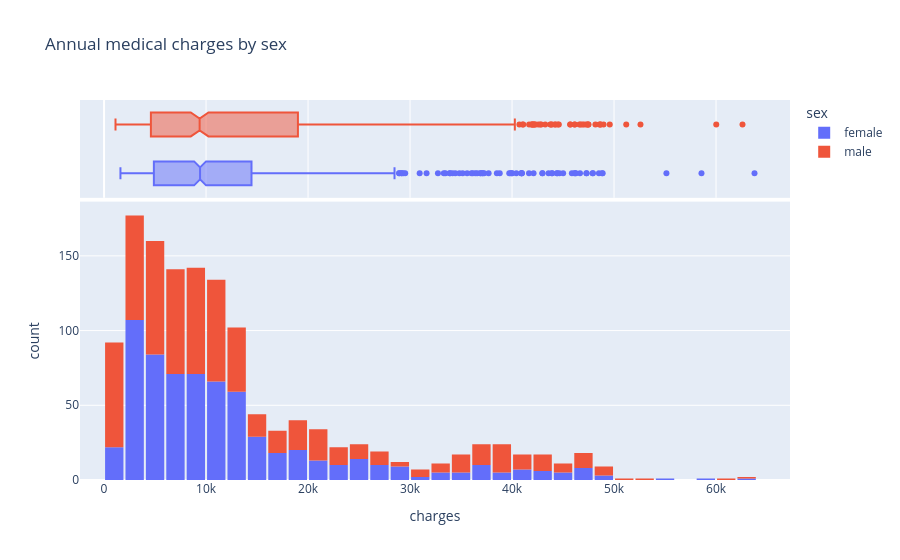

Source (notebook cell):
### Markdown cell above
We can make the following observations from the above graph:

* For most customers, the annual medical charges are under \\$10,000. Only a small fraction of customer have higher medical expenses, possibly due to accidents, major illnesses and genetic diseases. The distribution follows a "power law"
* There is a significant difference in medical expenses between smokers and non-smokers. While the median for non-smokers is \\$7300, the median for smokers is close to \\$35,000.


> **EXERCISE**: Visualize the distribution of medical charges in connection with other factors like "sex" and "region". What do you observe?

### Code cell
fig = px.histogram(medical_df,
                   x='charges',
                   marginal='box',
                   color='sex',
                   title='Annual medical charges by sex')
fig.update_layout(bargap=0.1)
fig.show()

### Figure 1 — Plotly figure (JSON) as saved in the notebook; plotly's stock layout.template omitted (floating-point values rounded to 4 significant figures; data arrays with more than 128 entries replaced by an {"elided": "..."} marker saying what was removed)
{"data": [{"bingroup": "x", "hovertemplate": "sex=female<br>charges=%{x}<br>count=%{y}<extra></extra>", "legendgroup": "female", "marker": {"color": "#636efa", "pattern": {"shape": ""}}, "name": "female", "orientation": "v", "showlegend": true, "type": "histogram", "x": {"elided": "662 float values"}, "xaxis": "x", "yaxis": "y"}, {"hovertemplate": "sex=female<br>charges=%{x}<extra></extra>", "legendgroup": "female", "marker": {"color": "#636efa"}, "name": "female", "notched": true, "showlegend": false, "type": "box", "x": {"elided": "662 float values"}, "xaxis": "x2", "yaxis": "y2"}, {"bingroup": "x", "hovertemplate": "sex=male<br>charges=%{x}<br>count=%{y}<extra></extra>", "legendgroup": "male", "marker": {"color": "#EF553B", "pattern": {"shape": ""}}, "name": "male", "orientation": "v", "showlegend": true, "type": "histogram", "x": {"elided": "676 float values"}, "xaxis": "x", "yaxis": "y"}, {"hovertemplate": "sex=male<br>charges=%{x}<extra></extra>", "legendgroup": "male", "marker": {"color": "#EF553B"}, "name": "male", "notched": true, "showlegend": false, "type": "box", "x": {"elided": "676 float values"}, "xaxis": "x2", "yaxis": "y2"}], "layout": {"bargap": 0.1, "barmode": "relative", "legend": {"title": {"text": "sex"}, "tracegroupgap": 0}, "title": {"text": "Annual medical charges by sex"}, "xaxis": {"anchor": "y", "domain": [0, 1], "title": {"text": "charges"}}, "xaxis2": {"anchor": "y2", "domain": [0, 1], "matches": "x", "showgrid": true, "showticklabels": false}, "yaxis": {"anchor": "x", "domain": [0, 0.7326], "title": {"text": "count"}}, "yaxis2": {"anchor": "x2", "domain": [0.7426, 1], "matches": "y2", "showgrid": false, "showline": false, "showticklabels": false, "ticks": ""}}}
